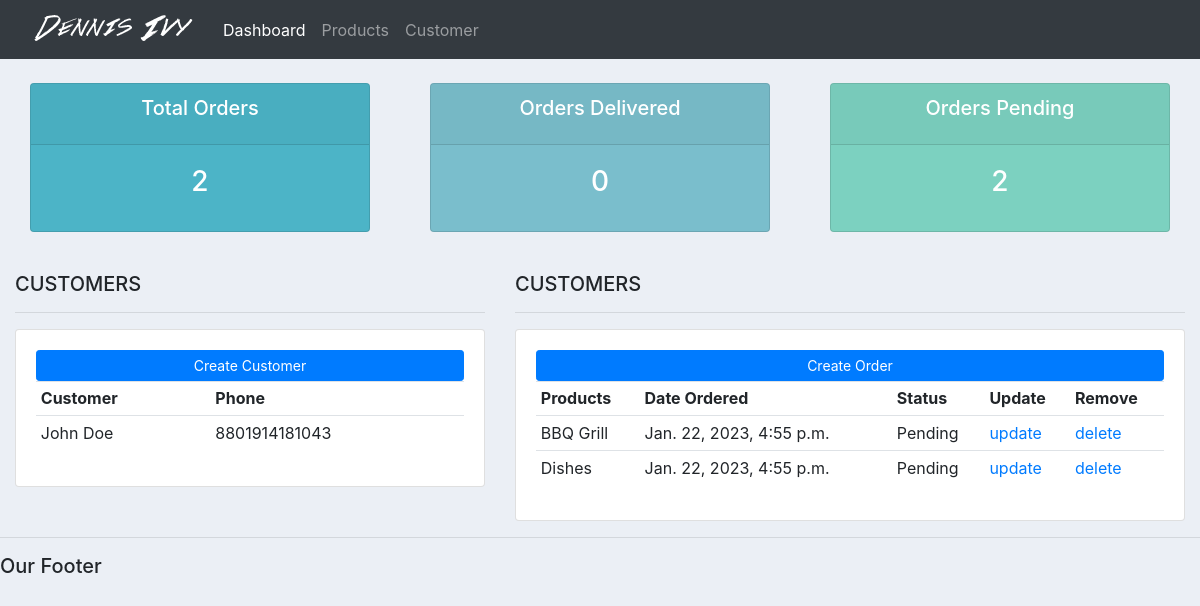
Before: / with the older database file.
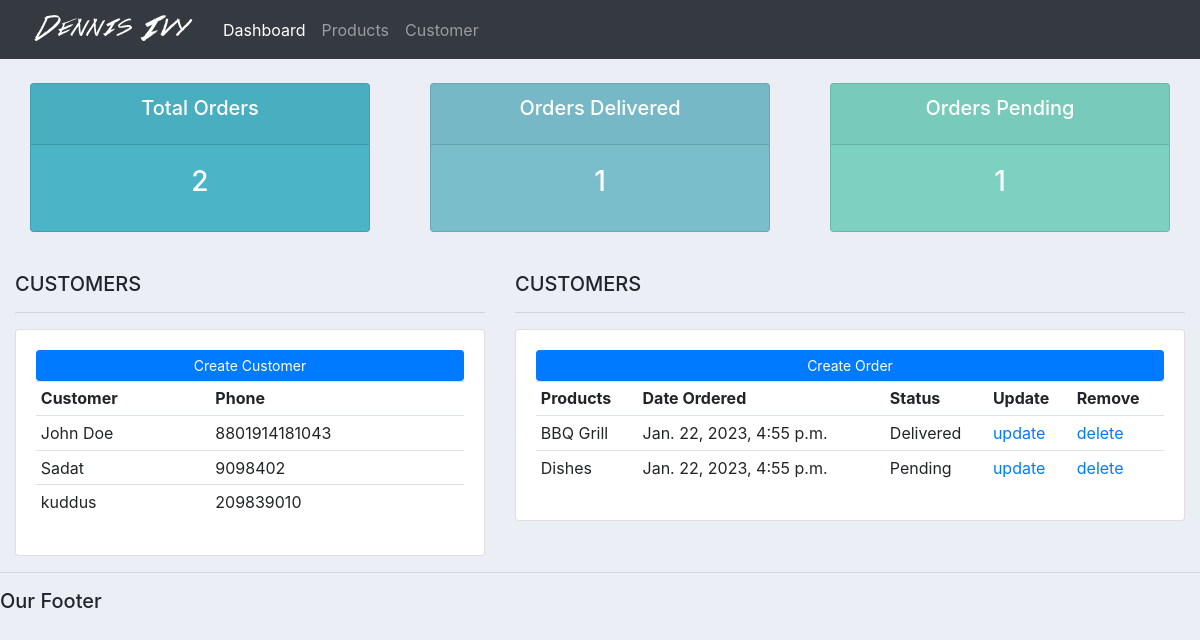
After: the same page with the newer database file.
### accounts/models.py (models this page shows, shortened)
class Customer(models.Model):
    id = models.UUIDField(primary_key=True, default=uuid.uuid4,editable=False)
    name = models.CharField(max_length=200, null=True)
    phone = models.BigIntegerField(null=True)
    email = models.EmailField(max_length=200, null=True)
    date_created = models.DateTimeField(auto_now_add=True, null=True)

class Order (models.Model):
    STATUS = (
        ('Pending' , 'Pending'),
        ('Out for Delivery', 'Out for Delivery'),
        ('Delivered' , 'Delivered')
    )
    customer= models.ForeignKey(Customer, null=True, on_delete=models.SET_NULL)
    product= models.ForeignKey(Product, null=True, on_delete=models.SET_NULL)
    date_created = models.DateTimeField(auto_now_add = True, null=True)
    status = models.CharField(max_length=200, null=True, choices=STATUS)

class Product(models.Model):
    CATEGORY = (
        ('In door' , 'In door'),
        ('Out door', 'Out door')
    )
    name= models.CharField(max_length=200, null=True)
    price= models.FloatField(max_length=200, null=True)
    category= models.CharField(max_length=200, null=True, choices=CATEGORY)
    description= models.CharField(max_length=200, null=True, blank=True)
    date_created= models.DateTimeField(auto_now_add=True, null=True)
    tags = models.ManyToManyField(Tag)
    def __str__(self):
        return self.name

### accounts/views.py (the view)
# urls.py: 2. Add a URL to urlpatterns:  path('', views.home, name='home')
def home(request):
    orders = Order.objects.all()
    customers = Customer.objects.all()
    total_orders = orders.count()
    total_customers = customers.count()
    delivered= orders.filter(status='Delivered').count()
    pending = orders.filter(status='Pending').count()
    context = {'orders':orders, 'customers':customers, 'total_orders':total_orders, 'pending':pending, 'delivered':delivered, 'total_customers':total_customers}
    return render(request,'accounts/dashboard.html', context)

### accounts/templates/accounts/dashboard.html (shortened to what this page needs)
{% extends "accounts/main.html" %}
{% block content %}
{% include 'accounts/status.html' %}
<br>
<div class="row">
    <div class="col-md-5">
        <h5>CUSTOMERS</h5>
        <hr>
        <div class="card card-body">
            <a class="btn btn-primary btn-sm btn-block"  href="">Create Customer</a>
            <table class="table table-sm">
                <tr>
                    <th>Customer</th>
                    <th>Phone</th>
                </tr>
                {%for customer in customers %}
                    <tr>
                        <td>{{customer.name}}</td>
                        <td>{{customer.phone}}</td>
                    </tr>
                {%endfor%}
            </table>
        </div>
    </div>
    <div class="col-md-7">
        <h5>CUSTOMERS</h5>
        <hr>
        <div class="card card-body">
            <a class="btn btn-primary btn-sm btn-block"  href="">Create Order</a>
            <table class="table table-sm">
                <tr>
                    <th>Products</th>
                    <th>Date Ordered</th>
                    <th>Status</th>
                    <th>Update</th>
                    <th>Remove</th>
                </tr>
                {%for order in orders %}
                    <tr>
                        <td>{{order.product}}</td>
                        <td>{{order.date_created}}</td>
                        <td>{{order.status}}</td>
                        <td><a href="">update</a></td>
                        <td><a href="">delete</a></td>
                    </tr>
                {%endfor%}
            </table>
        </div>
    </div>
</div>
{% endblock content %}

Changed rows visible on the page:
added Customer: name "Sadat", phone "9098402"
added Customer: name "kuddus", phone "209839010"
changed Order "BBQ Grill": status "Pending" → "Delivered"
Other visible differences:
{{ delivered }}: "0" → "1"
{{ pending }}: "2" → "1"
